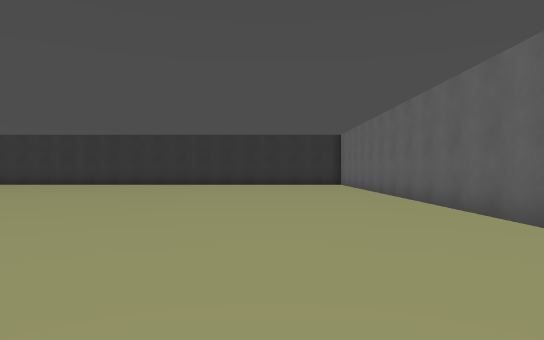
[1] (above)

24 first-person views from a walk through a 3-D level made in the Godot game engine. The camera is 1.3 m above the floor, looks level and sees 75° across. The floor is counted in squares, 1.8 m on a side. Each view is taken from the middle of a square. On the plan, view 1 faces up. The plan holds only what a view shows up to about 11 squares ahead; the rest is blank. The place goes on beyond the plan. Surface patterns are stand-ins for the level's own textures.

[2]
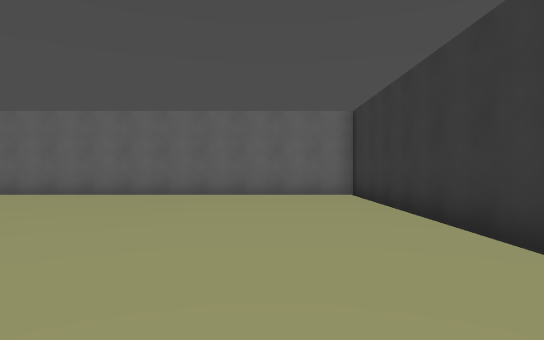

[3]
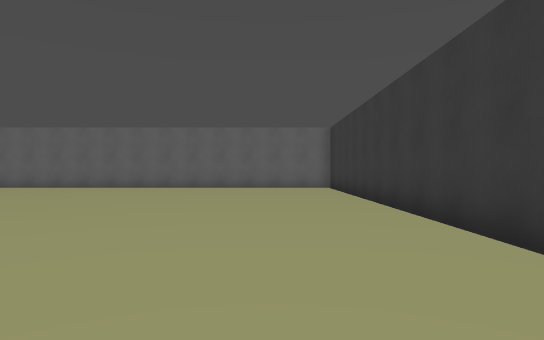

[4]
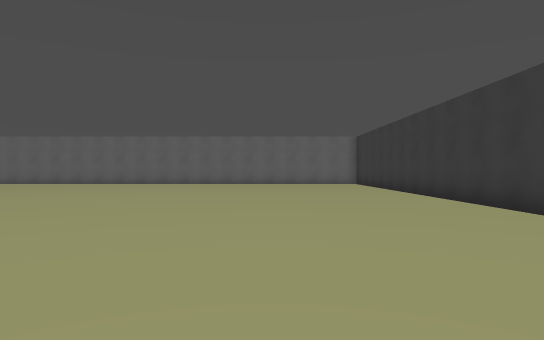

[5]
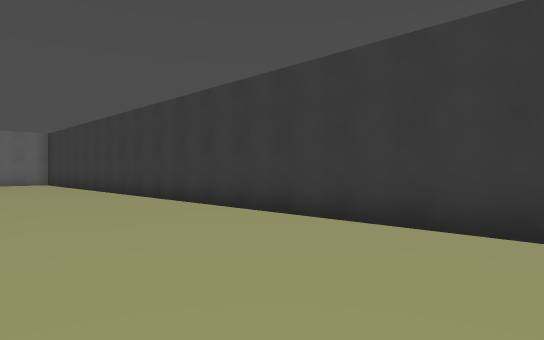

[6]
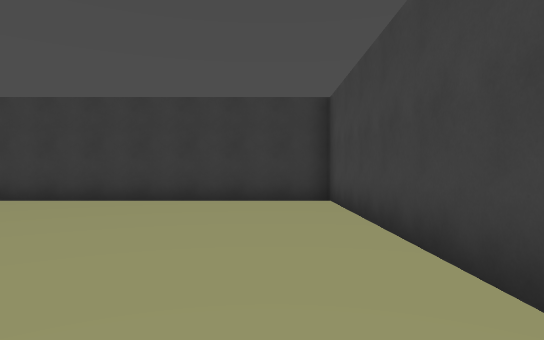

[7]
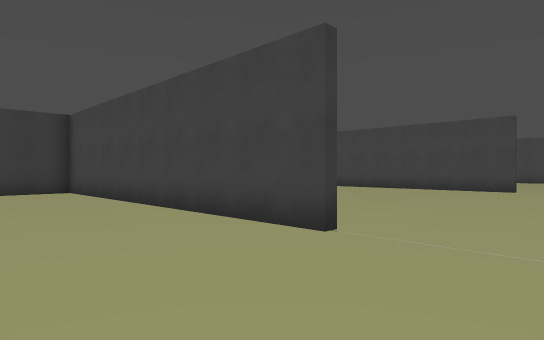

[8]
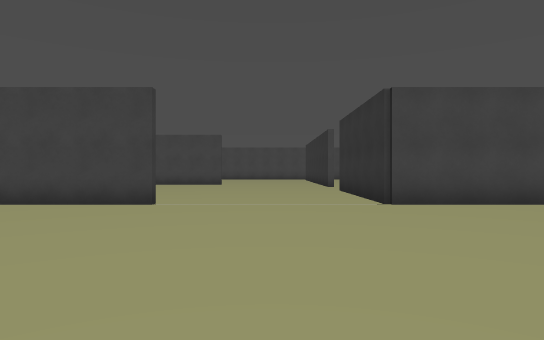

[9]
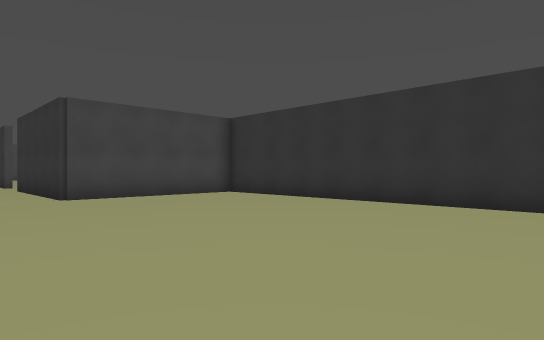

[10]
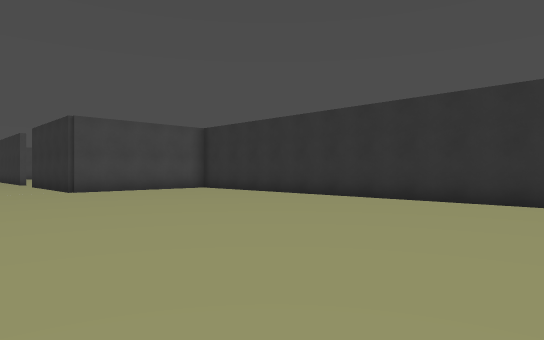

[11]
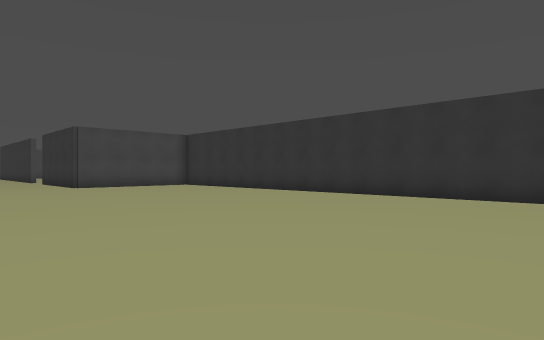

[12]
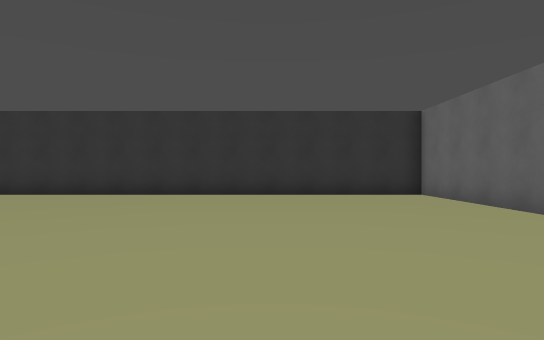

[13]
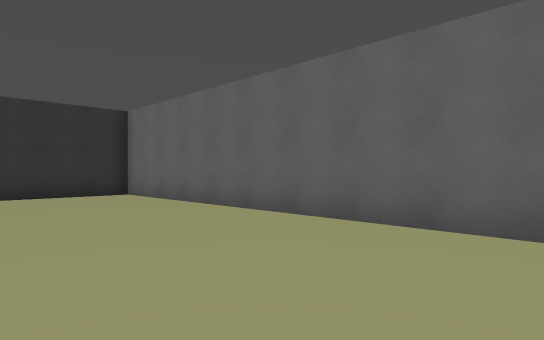

[14]
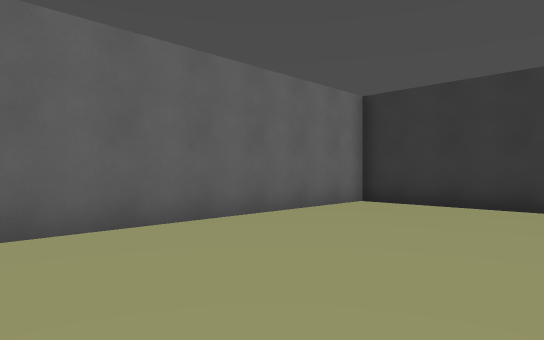

[15]
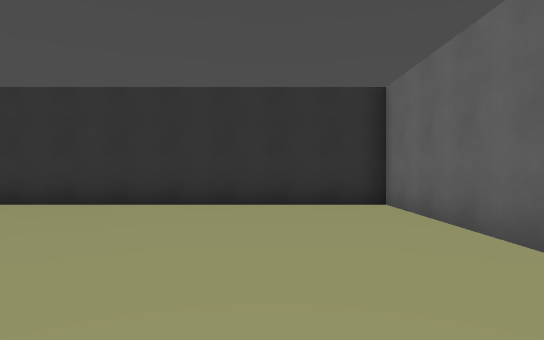

[16]
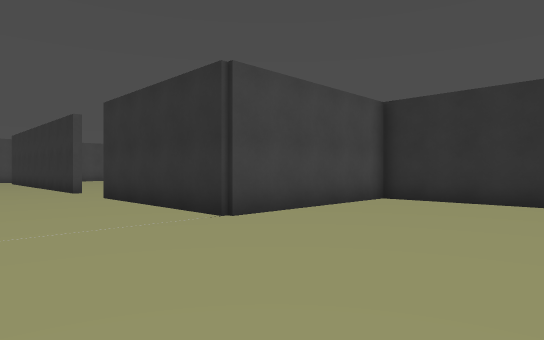

[17]
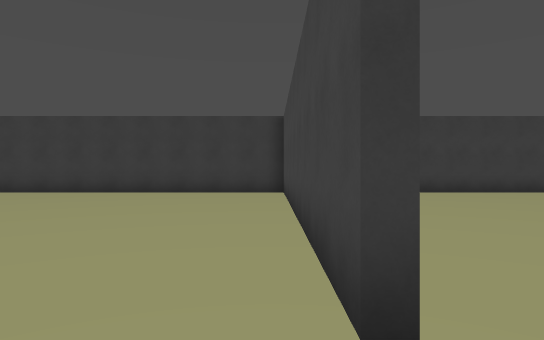

[18]
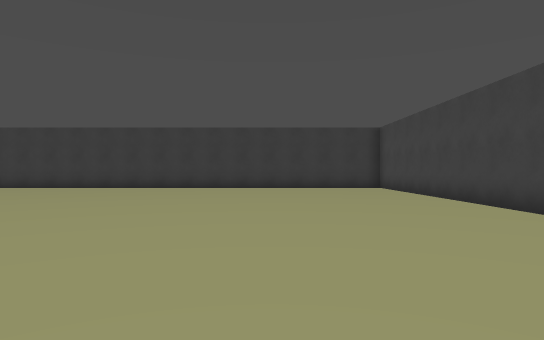

[19]
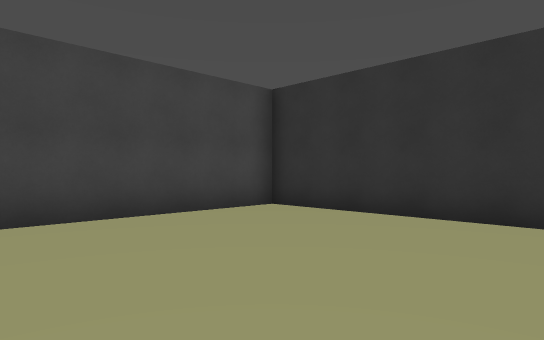

[20]
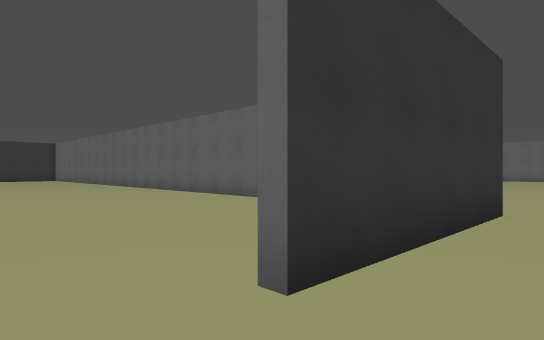

[21]
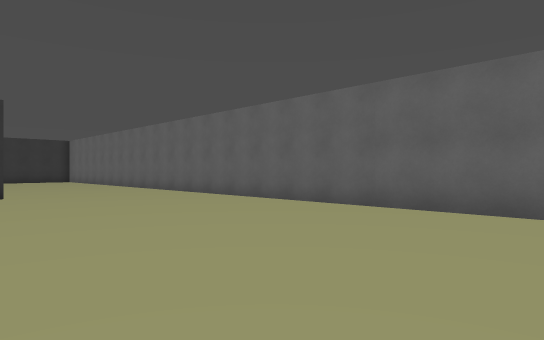

[22]
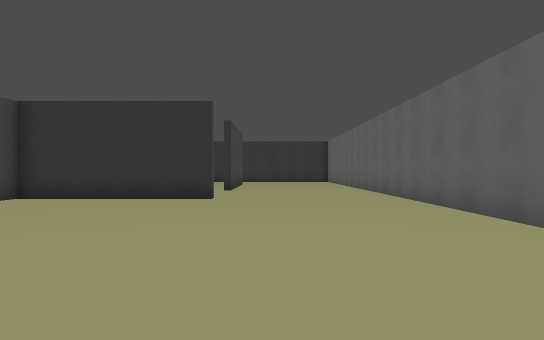

[23]
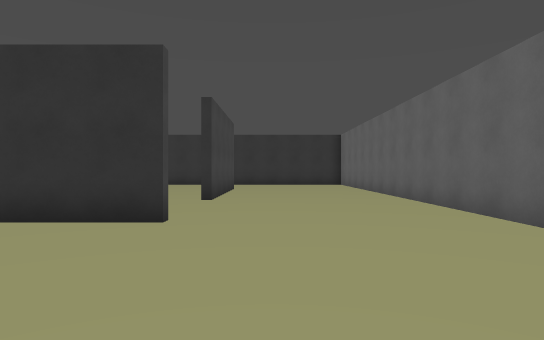

[24]
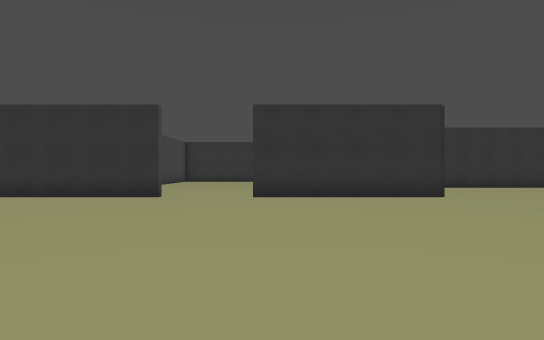

### Floor plan
Points are (right, up) in squares from view 1. A wall is a line through its corners. A room is listed if a view was taken in it or the views show most of it. See-through windows are left out.
Room 1 (views 1, 2, 3, 4, 5, 6, 7, 8, 9, 10, 11, 12, 13, 14, 15, 16, 17, 18, 19, 20, 24)
walls: (-16.4, 7.5) (-16.4, -2.4) (3.4, -2.4) (3.4, 17.4) (-16.4, 17.4) (-16.4, 12.4) (-21.5, 12.4); (-24, 12.4) (-25.5, 12.4)
ways out: opening at (-22.5, 12) to room 2
Room 2 (views 21, 22, 23)
walls: (-21.4, 24.9) (-25.5, 24.9); (-16.6, 14.8) (-16.6, 31); (-21.4, 31) (-21.4, 28.5)
ways out: opening at (-22.5, 12) to room 1

Positions as (right, up) in squares from view 1, and headings:
1: (0, 0), facing up
2: (-7, 0), facing right
3: (-11, 0), facing right
4: (-15, 2), facing right
5: (-16, 2), facing down-right
6: (-15, 6), facing down
7: (-13, 10), facing down-left
8: (-9, 10), facing left
9: (-7, 10), facing up-left
10: (-4, 9), facing up-left
11: (-1, 8), facing up-left
12: (-1, 7), facing up
13: (-1, 7), facing up-right
14: (-1, 5), facing down-right
15: (1, 10), facing up
16: (-12, 9), facing up-left
17: (-16, 9), facing down
18: (-12, 12), facing down
19: (-11, 12), facing up-left
20: (-23, 11), facing up-right
21: (-23, 14), facing up-right
22: (-20, 16), facing up
23: (-20, 20), facing up
24: (-21, 3), facing up
